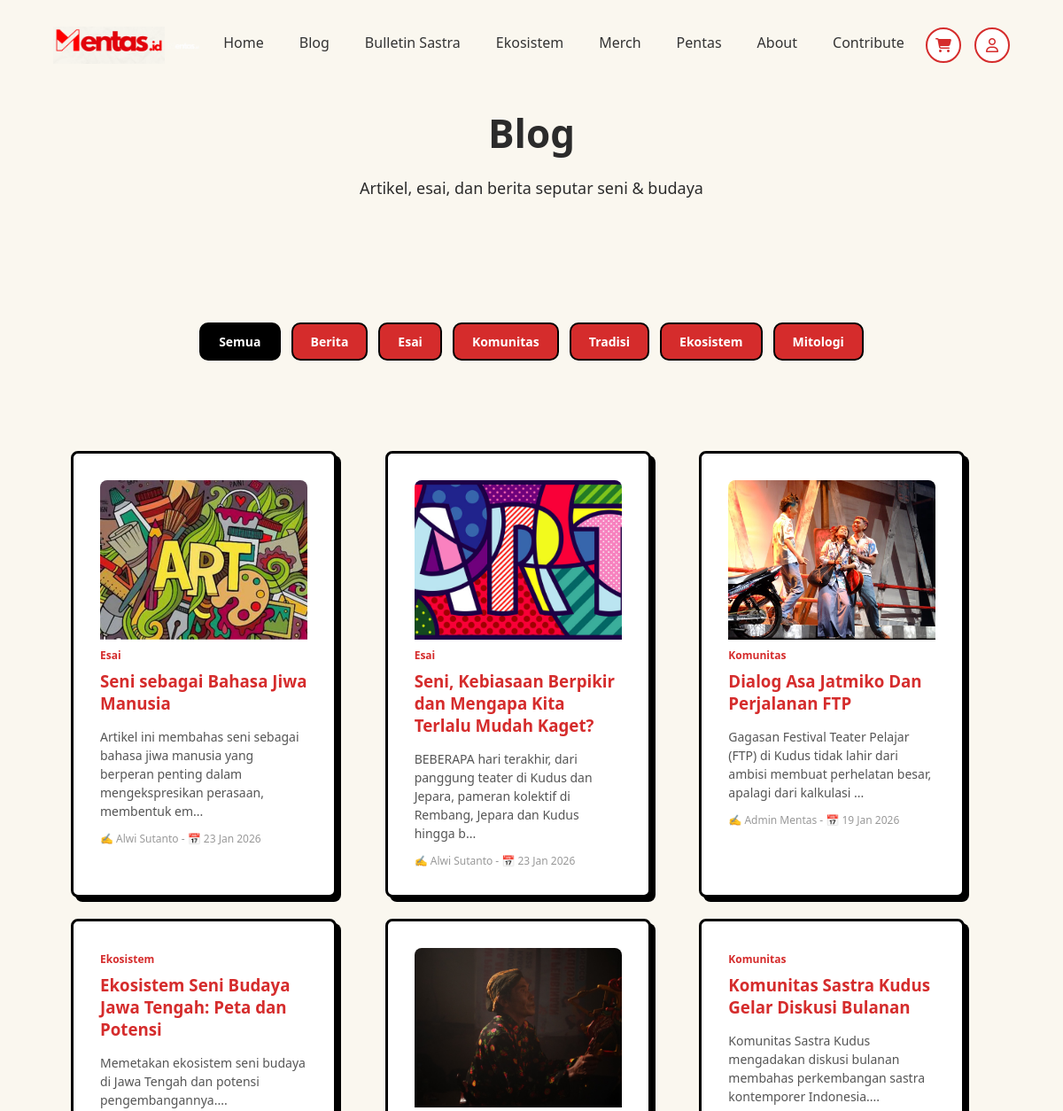
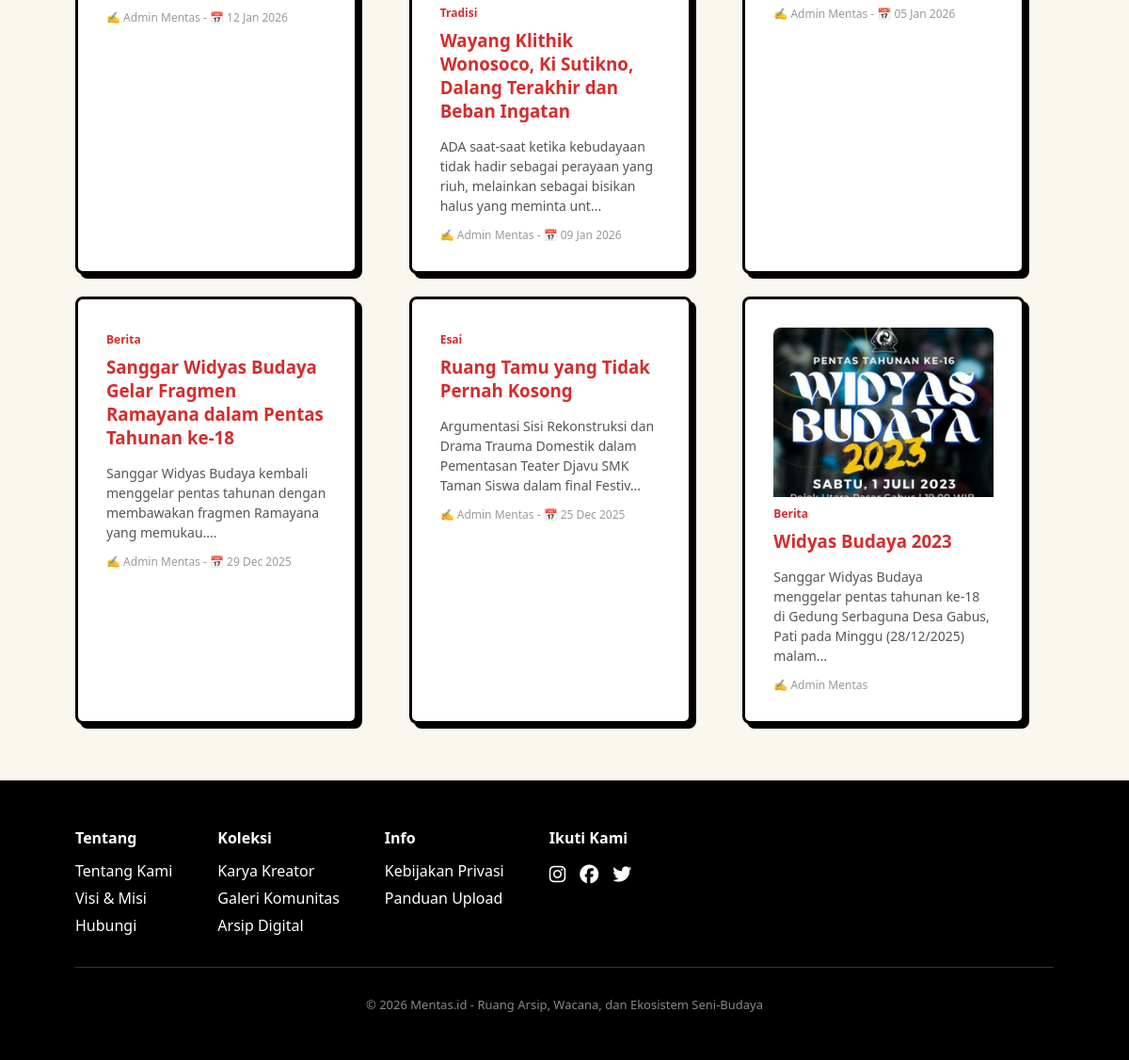
Page /blog on the committed database (2 pictures, top to bottom).
### tables this page shows
CREATE TABLE `categories` (
  `id` int NOT NULL,
  `name` varchar(100) NOT NULL,
  `slug` varchar(100) NOT NULL,
  `description` text,
  `is_active` tinyint(1) DEFAULT '1',
  `sort_order` int DEFAULT '0',
  `created_at` timestamp NULL DEFAULT CURRENT_TIMESTAMP,
  `updated_at` timestamp NULL DEFAULT CURRENT_TIMESTAMP ON UPDATE CURRENT_TIMESTAMP
);

CREATE TABLE `posts` (
  `id` int NOT NULL,
  `title` varchar(255) NOT NULL,
  `slug` varchar(255) NOT NULL,
  `excerpt` text,
  `body` longtext,
  `cover_image` varchar(255) DEFAULT NULL,
  `category_id` int DEFAULT NULL,
  `author_id` int DEFAULT NULL,
  `status` enum('draft','published') DEFAULT 'draft',
  `views` int DEFAULT '0',
  `created_at` timestamp NULL DEFAULT CURRENT_TIMESTAMP,
  `updated_at` timestamp NULL DEFAULT CURRENT_TIMESTAMP ON UPDATE CURRENT_TIMESTAMP,
  `published_at` timestamp NULL DEFAULT NULL
);

CREATE TABLE `users` (
  `id` int NOT NULL,
  `name` varchar(100) NOT NULL,
  `email` varchar(100) NOT NULL,
  `password` varchar(255) NOT NULL,
  `phone` varchar(20) DEFAULT NULL,
  `bio` text,
  `avatar` varchar(255) DEFAULT NULL,
  `address` text,
  `social_media` json DEFAULT NULL,
  `qris_image` varchar(255) DEFAULT NULL,
  `role` enum('admin','contributor') DEFAULT 'contributor',
  `status` enum('pending','active','rejected') DEFAULT 'pending',
  `created_at` timestamp NULL DEFAULT CURRENT_TIMESTAMP,
  `updated_at` timestamp NULL DEFAULT CURRENT_TIMESTAMP ON UPDATE CURRENT_TIMESTAMP
);

### app/controllers/ContentController.php (called while the page is built, shortened)
<?php
class ContentController extends Controller
{
    private $postModel;
    private $categoryModel;
    public function __construct()
    {
        $this->postModel = new Post();
        $this->categoryModel = new Category();
    }
    public function handle()
    {
        $type = $_GET['type'] ?? null;
        $slug = $_GET['slug'] ?? null;
        $categories = $this->categoryModel->all(true);
        $categories = $this->categoryModel->all(true);
        if (!$slug) {
            $posts = $this->postModel->all(20);
            return $this->view('content/list/article', [
                'type' => ['name' => 'Blog', 'slug' => 'blog'],
                'contents' => $posts,
                'categories' => $categories,
                'activeCategory' => null
            ]);
        }
        return $this->view('errors/404');
    }
}

### app/core/Router.php (called while the page is built, shortened)
<?php
class Router
{
    public function dispatch()
    {
        $method = 'index';
        $params = [];
        if (isset($_GET['url']) && !empty($_GET['url'])) {
            $url = explode('/', rtrim($_GET['url'], '/'));
            $segment1 = $url[0] ?? '';
            $segment2 = $url[1] ?? null;
            $possibleController = ucfirst($segment1) . 'Controller';
            $controllerPath = "../app/controllers/$possibleController.php";
            if (file_exists($controllerPath)) {
                $controllerName = $possibleController;
                if ($segment2) {
                    require_once $controllerPath;
                    $tempController = new $possibleController;
                    $reflectionClass = new ReflectionClass($tempController);
                    $hasRealMethod = false;
                    try {
                        $reflectionMethod = $reflectionClass->getMethod($segment2);
                        $hasRealMethod = $reflectionMethod->isPublic() && $reflectionMethod->getName() === $segment2;
                    } catch (ReflectionException $e) {
                        $hasRealMethod = false;
                    }
                    if ($hasRealMethod) {
                        $method = $segment2;
                        $params = array_slice($url, 2);
                    } else {
                        $method = 'index';
                        $params = array_slice($url, 1);
                    }
                    $controller = $tempController;
                    if (!method_exists($controller, $method)) {
                        if (method_exists($controller, '__call')) {
                            return call_user_func_array([$controller, $method], $params);
                        }
                        die("Method tidak ditemukan: $method di $controllerName");
                    }
                    return call_user_func_array([$controller, $method], $params);
                }
            } else {
                $method = 'handle';
            }
        }
        $controller = new $controllerName;
        call_user_func_array([$controller, $method], $params);
    }
}

### public/index.php (called while the page is built, shortened)
<?php
require_once '../app/config/database.php';
require_once '../app/core/Database.php';
require_once '../app/core/Router.php';
require_once '../app/models/Category.php';
require_once '../app/models/Post.php';
$router = new Router();
$router->dispatch();

### app/core/Database.php (called while the page is built, shortened)
<?php
class Database
{
    private static $instance = null;
    private $pdo;
    private function __construct()
    {
        try {
            $dsn = "mysql:host=" . DB_HOST . ";dbname=" . DB_NAME . ";charset=" . DB_CHARSET;
            $options = [
                PDO::ATTR_ERRMODE => PDO::ERRMODE_EXCEPTION,
                PDO::ATTR_DEFAULT_FETCH_MODE => PDO::FETCH_ASSOC,
                PDO::ATTR_EMULATE_PREPARES => false,
            ];
            $this->pdo = new PDO($dsn, DB_USER, DB_PASS, $options);
        } catch (PDOException $e) {
            die("Database connection failed: " . $e->getMessage());
        }
    }
    public static function getInstance()
    {
        if (self::$instance === null) {
            self::$instance = new self();
        }
        return self::$instance;
    }
    public function query($sql, $params = [])
    {
        $stmt = $this->pdo->prepare($sql);
        $stmt->execute($params);
        return $stmt->fetchAll();
    }
}

### app/models/Category.php (called while the page is built, shortened)
<?php
class Category
{
    private $db;
    public function __construct()
    {
        $this->db = Database::getInstance();
    }
    public function all($activeOnly = true)
    {
        $sql = "SELECT * FROM categories";
        if ($activeOnly) {
            $sql .= " WHERE is_active = 1";
        }
        $sql .= " ORDER BY sort_order ASC, name ASC";
        return $this->db->query($sql);
    }
}

### app/models/Post.php (called while the page is built, shortened)
<?php
class Post
{
    private $db;
    public function __construct()
    {
        $this->db = Database::getInstance();
    }
    public function all($limit = null, $offset = 0)
    {
        $sql = "SELECT p.*, c.name as category_name, c.slug as category_slug, u.name as author_name
                FROM posts p
                LEFT JOIN categories c ON p.category_id = c.id
                LEFT JOIN users u ON p.author_id = u.id
                WHERE p.status = 'published'
                ORDER BY p.published_at DESC, p.created_at DESC";
        if ($limit) {
            $sql .= " LIMIT $limit OFFSET $offset";
        }
        return $this->db->query($sql);
    }
}

### app/views/content/list/article.php (the view, shortened to what this page needs)
<section class="hero blog-hero">
    <div class="hero-content">
        <h1><?= $type['name'] ?? 'Blog'; ?></h1>
        <?php if (!empty($categoryName)): ?>
            <p>Kategori: <?= $categoryName; ?></p>
        <?php else: ?>
            <p>Artikel, esai, dan berita seputar seni & budaya</p>
        <?php endif; ?>
    </div>
</section>
<section class="program-section blog-section">
    <?php require __DIR__ . '/../components/filter.php'; ?>
    <div class="blog-grid">
        <?php if (empty($contents)): ?>
            <p class="blog-empty">Belum ada tulisan di kategori ini.</p>
        <?php else: ?>
            <?php foreach ($contents as $item): ?>
                <article class="program-card blog-card">
                    <?php if (!empty($item['cover_image'])): ?>
                        <img src="<?= BASE_URL ?>/<?= $item['cover_image']; ?>" alt="<?= htmlspecialchars($item['title']); ?>" class="blog-card-img">
                    <?php endif; ?>
                    <?php if (!empty($item['category_name'])): ?>
                        <span class="blog-category">
                            <?= $item['category_name']; ?>
                        </span>
                    <?php endif; ?>
                    <h3 class="blog-title">
                        <a href="<?= BASE_URL ?>/blog/<?= $item['slug']; ?>" class="blog-title-link">
                            <?= htmlspecialchars($item['title']); ?>
                        </a>
                    </h3>
                    <p class="blog-excerpt">
                        <?= htmlspecialchars(substr($item['excerpt'] ?? '', 0, 120)); ?>...
                    </p>
                    <div class="blog-meta">
                        <?php if (!empty($item['author_name'])): ?>
                            ✍ <?= $item['author_name']; ?>
                        <?php endif; ?>
                        <?php if (!empty($item['published_at'])): ?>
                            - 📅 <?= date('d M Y', strtotime($item['published_at'])); ?>
                        <?php endif; ?>
                    </div>
                </article>
            <?php endforeach; ?>
        <?php endif; ?>
    </div>
</section>

### app/views/content/components/filter.php
<div class="blog-filter">
    <a href="<?= BASE_URL ?>/blog"
       class="filter-btn <?= empty($activeCategory) ? 'is-active' : '' ?>">
        Semua
    </a>
    <?php if (!empty($categories)): ?>
        <?php foreach ($categories as $cat): ?>
            <a href="<?= BASE_URL ?>/blog/<?= $cat['slug']; ?>"
               class="filter-btn <?= ($activeCategory ?? '') === $cat['slug'] ? 'is-active' : '' ?>">
                <?= $cat['name']; ?>
            </a>
        <?php endforeach; ?>
    <?php endif; ?>
</div>

### public/assets/css/mentas.css (style rules this page uses)
* { margin: 0; padding: 0; box-sizing: border-box; font-family: 'Segoe UI', sans-serif; }
html, body { overflow-x: hidden; max-width: 100%; }
html { height: 100%; }
body { background: #faf7ef; color: #2b2b2b; min-height: 100%; display: flex; flex-direction: column; }
.hero { padding: 190px 90px; display: flex; align-items: center; justify-content: center; text-align: center; }
.hero-content h1 { font-size: 44px; font-weight: 800; max-width: 700px; margin: auto; }
.hero-content p { margin: 20px auto; max-width: 550px; font-size: 18px; }
.program-section { display: flex; justify-content: center; gap: 40px; padding: 60px 80px; background: #faf7ef; }
.program-card { background: #ffffff; padding: 30px; width: 300px; border-radius: 10px; border: 3px solid #000; box-shadow: 5px 5px 0 #000; transition: 0.25s ease; }
.program-card h3 { margin-bottom: 15px; }
.blog-grid { display: grid; grid-template-columns: repeat(auto-fill, minmax(280px, 1fr)); gap: 24px; }
.blog-card { background: #fff; border-radius: 8px; overflow: hidden; }
.blog-card img { width: 100%; height: 180px; object-fit: cover; }
.blog-category { font-size: 12px; color: #888; }

### public/assets/css/blog.css (style rules this page uses)
.blog-hero { padding: 120px 60px 60px; }
.blog-section { flex-direction: column; align-items: center; }
.blog-grid { max-width: 1200px; width: 100%; margin-top: 2rem; }
.blog-card { background: #fff; transition: background 0.25s ease, transform 0.25s ease; }
.blog-card-img { width: 100%; height: 180px; object-fit: cover; border-radius: 8px 8px 0 0; }
.blog-category { display: inline-block; font-size: 12px; color: #d52c2c; font-weight: 600; margin-bottom: 8px; }
.blog-title { margin-bottom: 10px; }
.blog-title-link { color: #d52c2c; text-decoration: none; }
.blog-excerpt { font-size: 14px; color: #555; line-height: 1.5; margin-bottom: 12px; }
.blog-meta { font-size: 12px; color: #999; }
.blog-filter { display: flex; gap: 12px; flex-wrap: wrap; justify-content: center; margin-bottom: 30px; }
.blog-filter .filter-btn { padding: 10px 20px; font-size: 14px; font-weight: 600; text-decoration: none; background: #d52c2c; color: #fff; border: 2px solid #000; border-radius: 10px; transition: all 0.2s ease; }
.blog-filter .filter-btn.is-active { background: #000; color: #fff; }

### rows in the picture
categories: name "Berita"
categories: name "Esai"
categories: name "Komunitas"
categories: name "Tradisi"
categories: name "Ekosistem"
categories: name "Mitologi"
posts: cover_image (picture), category.name "Esai", title "Seni sebagai Bahasa Jiwa Manusia", excerpt "Artikel ini membahas seni sebagai bahasa jiwa manusia yang berperan penting dalam mengekspresikan perasaan, membentuk em", author.name "Alwi Sutanto", published_at "23 Jan 2026"
posts: cover_image (picture), category.name "Esai", title "Seni, Kebiasaan Berpikir dan Mengapa Kita Terlalu Mudah Kaget?", excerpt "BEBERAPA hari terakhir, dari panggung teater di Kudus dan Jepara, pameran kolektif di Rembang, Jepara dan Kudus hingga b", author.name "Alwi Sutanto", published_at "23 Jan 2026"
posts: cover_image (picture), category.name "Komunitas", title "Dialog Asa Jatmiko Dan Perjalanan FTP", excerpt "Gagasan Festival Teater Pelajar (FTP) di Kudus tidak lahir dari ambisi membuat perhelatan besar, apalagi dari kalkulasi", author.name "Admin Mentas", published_at "19 Jan 2026"
posts: category.name "Ekosistem", title "Ekosistem Seni Budaya Jawa Tengah: Peta dan Potensi", excerpt "Memetakan ekosistem seni budaya di Jawa Tengah dan potensi pengembangannya.", author.name "Admin Mentas", published_at "12 Jan 2026"
posts: cover_image (picture), category.name "Tradisi", title "Wayang Klithik Wonosoco, Ki Sutikno, Dalang Terakhir dan Beban Ingatan", excerpt "ADA saat-saat ketika kebudayaan tidak hadir sebagai perayaan yang riuh, melainkan sebagai bisikan halus yang meminta unt", author.name "Admin Mentas", published_at "09 Jan 2026"
posts: category.name "Komunitas", title "Komunitas Sastra Kudus Gelar Diskusi Bulanan", excerpt "Komunitas Sastra Kudus mengadakan diskusi bulanan membahas perkembangan sastra kontemporer Indonesia.", author.name "Admin Mentas", published_at "05 Jan 2026"
posts: category.name "Berita", title "Sanggar Widyas Budaya Gelar Fragmen Ramayana dalam Pentas Tahunan ke-18", excerpt "Sanggar Widyas Budaya kembali menggelar pentas tahunan dengan membawakan fragmen Ramayana yang memukau.", author.name "Admin Mentas", published_at "29 Dec 2025"
posts: category.name "Esai", title "Ruang Tamu yang Tidak Pernah Kosong", excerpt "Argumentasi Sisi Rekonstruksi dan Drama Trauma Domestik dalam Pementasan Teater Djavu SMK Taman Siswa dalam final Festiv", author.name "Admin Mentas", published_at "25 Dec 2025"
posts: cover_image (picture), category.name "Berita", title "Widyas Budaya 2023", excerpt "Sanggar Widyas Budaya menggelar pentas tahunan ke-18 di Gedung Serbaguna Desa Gabus, Pati pada Minggu (28/12/2025) malam", author.name "Admin Mentas"

### other values in the picture
$type['name'] "Blog"
